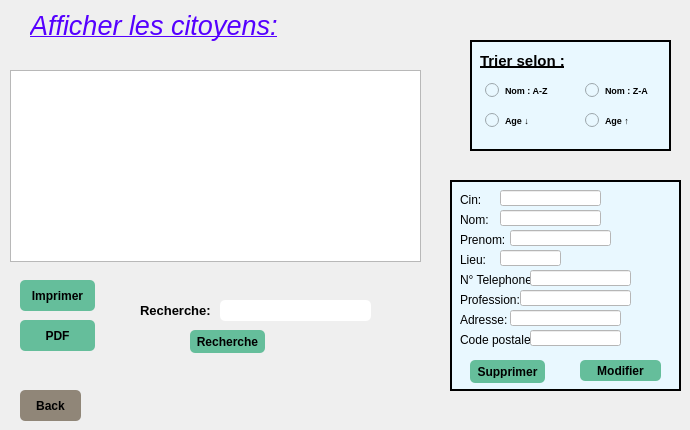
   <widget class="QWidget" name="page_3">
    <widget class="QLabel" name="label_22">
     <property name="geometry">
      <rect>
       <x>30</x>
       <y>10</y>
       <width>281</width>
       <height>31</height>
      </rect>
     </property>
     <property name="text">
      <string>&lt;html&gt;&lt;head/&gt;&lt;body&gt;&lt;p&gt;&lt;span style=&quot; font-size:20pt; font-style:italic; text-decoration: underline; color:#5500ff;&quot;&gt;Afficher les citoyens:&lt;/span&gt;&lt;/p&gt;&lt;/body&gt;&lt;/html&gt;</string>
     </property>
    </widget>
    <widget class="QTableView" name="tab_citoyent">
     <property name="geometry">
      <rect>
       <x>10</x>
       <y>70</y>
       <width>411</width>
       <height>192</height>
      </rect>
     </property>
     <property name="palette">
      <palette>
       <active/>
       <inactive/>
       <disabled/>
      </palette>
     </property>
     <property name="styleSheet">
      <string notr="true">QScrollBar:vertical {
color:0094ff;
                 background: #0094ff;
                }
                QScrollBar:horizontal {
color:0094ff;
                 background: #0094ff;
                }

QTableView  
{  
color:0094ff;
  qproperty-currentItemBackground: #00aa7f;  
}</string>
     </property>
    </widget>
    <widget class="QPushButton" name="pushButton_21">
     <property name="geometry">
      <rect>
       <x>20</x>
       <y>390</y>
       <width>61</width>
       <height>31</height>
      </rect>
     </property>
     <property name="styleSheet">
      <string notr="true">QPushButton {
padding: 5px;
border-radius: 5px;
background-color:rgb(144, 134, 120);
font-weight: bold;
}
QPushButton:hover
{
color :white;
}</string>
     </property>
     <property name="text">
      <string>Back</string>
     </property>
    </widget>
    <widget class="QPushButton" name="pushButton_22">
     <property name="geometry">
      <rect>
       <x>190</x>
       <y>330</y>
       <width>75</width>
       <height>23</height>
      </rect>
     </property>
     <property name="styleSheet">
      <string notr="true">QPushButton {
padding: 5px;
border-radius: 5px;
background-color:rgb(101, 190, 155);
font-weight: bold;
}
QPushButton:hover
{
color :white;
}</string>
     </property>
     <property name="text">
      <string>Recherche</string>
     </property>
    </widget>
    <widget class="QLineEdit" name="cx_nomf_6">
     <property name="geometry">
      <rect>
       <x>220</x>
       <y>300</y>
       <width>151</width>
       <height>21</height>
      </rect>
     </property>
     <property name="styleSheet">
      <string notr="true">
padding: 5px;
border-radius: 5px;

font-weight: bold;</string>
     </property>
     <property name="clearButtonEnabled">
      <bool>true</bool>
     </property>
    </widget>
    <widget class="QLabel" name="label_25">
     <property name="geometry">
      <rect>
       <x>140</x>
       <y>300</y>
       <width>81</width>
       <height>20</height>
      </rect>
     </property>
     <property name="font">
      <font>
       <pointsize>10</pointsize>
       <weight>75</weight>
       <italic>false</italic>
       <bold>true</bold>
      </font>
     </property>
     <property name="text">
      <string>Recherche: </string>
     </property>
    </widget>
    <widget class="QPushButton" name="pushButton_23">
     <property name="geometry">
      <rect>
       <x>20</x>
       <y>280</y>
       <width>75</width>
       <height>31</height>
      </rect>
     </property>
     <property name="styleSheet">
      <string notr="true">QPushButton {
padding: 5px;
border-radius: 5px;
background-color:rgb(101, 190, 155);
font-weight: bold;
}
QPushButton:hover
{
color :white;
}</string>
     </property>
     <property name="text">
      <string>Imprimer</string>
     </property>
    </widget>
    <widget class="QPushButton" name="pushButton_24">
     <property name="geometry">
      <rect>
       <x>20</x>
       <y>320</y>
       <width>75</width>
       <height>31</height>
      </rect>
     </property>
     <property name="styleSheet">
      <string notr="true">QPushButton {
padding: 5px;
border-radius: 5px;
background-color:rgb(101, 190, 155);
font-weight: bold;
}
QPushButton:hover
{
color :white;
}</string>
     </property>
     <property name="text">
      <string>PDF</string>
     </property>
    </widget>
    <widget class="QFrame" name="frame">
     <property name="geometry">
      <rect>
       <x>450</x>
       <y>180</y>
       <width>231</width>
       <height>211</height>
      </rect>
     </property>
     <property name="styleSheet">
      <string notr="true">background-color:rgb(233,248,255);</string>
     </property>
     <property name="frameShape">
      <enum>QFrame::Box</enum>
     </property>
     <property name="frameShadow">
      <enum>QFrame::Plain</enum>
     </property>
     <property name="lineWidth">
      <number>2</number>
     </property>
     <property name="midLineWidth">
      <number>0</number>
     </property>
     <widget class="QLabel" name="label_51">
      <property name="geometry">
       <rect>
        <x>10</x>
        <y>10</y>
        <width>31</width>
        <height>20</height>
       </rect>
      </property>
      <property name="styleSheet">
       <string notr="true">;</string>
      </property>
      <property name="text">
       <string>Cin:</string>
      </property>
     </widget>
     <widget class="QLabel" name="label_52">
      <property name="geometry">
       <rect>
        <x>10</x>
        <y>30</y>
        <width>31</width>
        <height>20</height>
       </rect>
      </property>
      <property name="styleSheet">
       <string notr="true"/>
      </property>
      <property name="text">
       <string>Nom:</string>
      </property>
     </widget>
     <widget class="QLabel" name="label_53">
      <property name="geometry">
       <rect>
        <x>10</x>
        <y>50</y>
        <width>51</width>
        <height>20</height>
       </rect>
      </property>
      <property name="styleSheet">
       <string notr="true"/>
      </property>
      <property name="text">
       <string>Prenom:</string>
      </property>
     </widget>
     <widget class="QLineEdit" name="lineEdit_ref_2">
      <property name="geometry">
       <rect>
        <x>50</x>
        <y>10</y>
        <width>101</width>
        <height>16</height>
       </rect>
      </property>
      <property name="styleSheet">
       <string notr="true">background-color: rgb(255, 255, 255);
font: 10pt &quot;MS Shell Dlg 2&quot;;
color: rgb(0, 0, 0);
text-decoration:none;</string>
      </property>
      <property name="clearButtonEnabled">
       <bool>true</bool>
      </property>
     </widget>
     <widget class="QLineEdit" name="lineEdit_nb_2">
      <property name="geometry">
       <rect>
        <x>60</x>
        <y>50</y>
        <width>101</width>
        <height>16</height>
       </rect>
      </property>
      <property name="styleSheet">
       <string notr="true">background-color: rgb(255, 255, 255);
font: 10pt &quot;MS Shell Dlg 2&quot;;
color: rgb(0, 0, 0);text-decoration:none;</string>
      </property>
      <property name="clearButtonEnabled">
       <bool>true</bool>
      </property>
     </widget>
     <widget class="QPushButton" name="pushButton_chercherP_2">
      <property name="geometry">
       <rect>
        <x>130</x>
        <y>180</y>
        <width>81</width>
        <height>21</height>
       </rect>
      </property>
      <property name="styleSheet">
       <string notr="true">QPushButton {
padding: 5px;
border-radius: 5px;
background-color:rgb(101, 190, 155);
font-weight: bold;
}
QPushButton:hover
{
color :white;
}</string>
      </property>
      <property name="text">
       <string>Modifier</string>
      </property>
     </widget>
     <widget class="QLineEdit" name="lineEdit_nomP_2">
      <property name="geometry">
       <rect>
        <x>50</x>
        <y>30</y>
        <width>101</width>
        <height>16</height>
       </rect>
      </property>
      <property name="styleSheet">
       <string notr="true">background-color: rgb(255, 255, 255);</string>
      </property>
      <property name="clearButtonEnabled">
       <bool>true</bool>
      </property>
     </widget>
     <widget class="QLabel" name="label_54">
      <property name="geometry">
       <rect>
        <x>10</x>
        <y>70</y>
        <width>31</width>
        <height>20</height>
       </rect>
      </property>
      <property name="styleSheet">
       <string notr="true"/>
      </property>
      <property name="text">
       <string>Lieu:</string>
      </property>
     </widget>
     <widget class="QLabel" name="label_55">
      <property name="geometry">
       <rect>
        <x>10</x>
        <y>90</y>
        <width>71</width>
        <height>20</height>
       </rect>
      </property>
      <property name="styleSheet">
       <string notr="true"/>
      </property>
      <property name="text">
       <string>N° Telephone:</string>
      </property>
     </widget>
     <widget class="QLabel" name="label_56">
      <property name="geometry">
       <rect>
        <x>10</x>
        <y>110</y>
        <width>61</width>
        <height>20</height>
       </rect>
      </property>
      <property name="styleSheet">
       <string notr="true"/>
      </property>
      <property name="text">
       <string>Profession:</string>
      </property>
     </widget>
     <widget class="QLabel" name="label_57">
      <property name="geometry">
       <rect>
        <x>10</x>
        <y>130</y>
        <width>51</width>
        <height>20</height>
       </rect>
      </property>
      <property name="styleSheet">
       <string notr="true"/>
      </property>
      <property name="text">
       <string>Adresse:</string>
      </property>
     </widget>
     <widget class="QLabel" name="label_58">
      <property name="geometry">
       <rect>
        <x>10</x>
        <y>150</y>
        <width>71</width>
        <height>20</height>
       </rect>
      </property>
      <property name="styleSheet">
       <string notr="true"/>
      </property>
      <property name="text">
       <string>Code postale:</string>
      </property>
     </widget>
     <widget class="QLineEdit" name="lineEdit_nb_3">
      <property name="geometry">
       <rect>
        <x>50</x>
        <y>70</y>
        <width>61</width>
        <height>16</height>
       </rect>
      </property>
      <property name="styleSheet">
       <string notr="true">background-color: rgb(255, 255, 255);
font: 10pt &quot;MS Shell Dlg 2&quot;;
color: rgb(0, 0, 0);text-decoration:none;</string>
      </property>
      <property name="clearButtonEnabled">
       <bool>true</bool>
      </property>
     </widget>
     <widget class="QLineEdit" name="lineEdit_nb_4">
      <property name="geometry">
       <rect>
        <x>80</x>
        <y>90</y>
        <width>101</width>
        <height>16</height>
       </rect>
      </property>
      <property name="styleSheet">
       <string notr="true">background-color: rgb(255, 255, 255);
font: 10pt &quot;MS Shell Dlg 2&quot;;
color: rgb(0, 0, 0);text-decoration:none;</string>
      </property>
      <property name="clearButtonEnabled">
       <bool>true</bool>
      </property>
     </widget>
     <widget class="QLineEdit" name="lineEdit_nb_5">
      <property name="geometry">
       <rect>
        <x>70</x>
        <y>110</y>
        <width>111</width>
        <height>16</height>
       </rect>
      </property>
      <property name="styleSheet">
       <string notr="true">background-color: rgb(255, 255, 255);
font: 10pt &quot;MS Shell Dlg 2&quot;;
color: rgb(0, 0, 0);text-decoration:none;</string>
      </property>
      <property name="clearButtonEnabled">
       <bool>true</bool>
      </property>
     </widget>
     <widget class="QLineEdit" name="lineEdit_nb_6">
      <property name="geometry">
       <rect>
        <x>60</x>
        <y>130</y>
        <width>111</width>
        <height>16</height>
       </rect>
      </property>
      <property name="styleSheet">
       <string notr="true">background-color: rgb(255, 255, 255);
font: 10pt &quot;MS Shell Dlg 2&quot;;
color: rgb(0, 0, 0);text-decoration:none;</string>
      </property>
      <property name="clearButtonEnabled">
       <bool>true</bool>
      </property>
     </widget>
     <widget class="QLineEdit" name="lineEdit_nb_7">
      <property name="geometry">
       <rect>
        <x>80</x>
        <y>150</y>
        <width>91</width>
        <height>16</height>
       </rect>
      </property>
      <property name="styleSheet">
       <string notr="true">background-color: rgb(255, 255, 255);
font: 10pt &quot;MS Shell Dlg 2&quot;;
color: rgb(0, 0, 0);text-decoration:none;</string>
      </property>
      <property name="clearButtonEnabled">
       <bool>true</bool>
      </property>
     </widget>
     <widget class="QPushButton" name="pushButton_40">
      <property name="geometry">
       <rect>
        <x>20</x>
        <y>180</y>
        <width>75</width>
        <height>23</height>
       </rect>
      </property>
      <property name="styleSheet">
       <string notr="true">QPushButton {
padding: 5px;
border-radius: 5px;
background-color:rgb(101, 190, 155);
font-weight: bold;
}
QPushButton:hover
{
color :white;
}</string>
      </property>
      <property name="text">
       <string>Supprimer</string>
      </property>
     </widget>
    </widget>
    <widget class="QFrame" name="frame_2">
     <property name="geometry">
      <rect>
       <x>470</x>
       <y>40</y>
       <width>201</width>
       <height>111</height>
      </rect>
     </property>
     <property name="styleSheet">
      <string notr="true">background-color:rgb(233,248,255);</string>
     </property>
     <property name="frameShape">
      <enum>QFrame::Box</enum>
     </property>
     <property name="frameShadow">
      <enum>QFrame::Plain</enum>
     </property>
     <property name="lineWidth">
      <number>2</number>
     </property>
     <property name="midLineWidth">
      <number>0</number>
     </property>
     <widget class="QRadioButton" name="radioButton_6">
      <property name="geometry">
       <rect>
        <x>10</x>
        <y>70</y>
        <width>81</width>
        <height>21</height>
       </rect>
      </property>
      <property name="font">
       <font>
        <pointsize>7</pointsize>
        <weight>75</weight>
        <bold>true</bold>
       </font>
      </property>
      <property name="styleSheet">
       <string notr="true">
padding: 5px;
border-radius: 5px;

font-weight: bold;</string>
      </property>
      <property name="text">
       <string>Age ↓</string>
      </property>
     </widget>
     <widget class="QRadioButton" name="radioButton_3">
      <property name="geometry">
       <rect>
        <x>10</x>
        <y>40</y>
        <width>81</width>
        <height>21</height>
       </rect>
      </property>
      <property name="font">
       <font>
        <pointsize>7</pointsize>
        <weight>75</weight>
        <bold>true</bold>
       </font>
      </property>
      <property name="styleSheet">
       <string notr="true">
padding: 5px;
border-radius: 5px;

font-weight: bold;</string>
      </property>
      <property name="text">
       <string>Nom : A-Z</string>
      </property>
     </widget>
     <widget class="QRadioButton" name="radioButton_5">
      <property name="geometry">
       <rect>
        <x>110</x>
        <y>70</y>
        <width>71</width>
        <height>21</height>
       </rect>
      </property>
      <property name="font">
       <font>
        <pointsize>7</pointsize>
        <weight>75</weight>
        <bold>true</bold>
       </font>
      </property>
      <property name="styleSheet">
       <string notr="true">
padding: 5px;
border-radius: 5px;

font-weight: bold;</string>
      </property>
      <property name="text">
       <string>Age ↑</string>
      </property>
     </widget>
     <widget class="QRadioButton" name="radioButton_4">
      <property name="geometry">
       <rect>
        <x>110</x>
        <y>40</y>
        <width>81</width>
        <height>21</height>
       </rect>
      </property>
      <property name="font">
       <font>
        <pointsize>7</pointsize>
        <weight>75</weight>
        <bold>true</bold>
       </font>
      </property>
      <property name="styleSheet">
       <string notr="true">
padding: 5px;
border-radius: 5px;

font-weight: bold;</string>
      </property>
      <property name="text">
       <string>Nom : Z-A</string>
      </property>
     </widget>
     <widget class="QLabel" name="label_23">
      <property name="geometry">
       <rect>
        <x>10</x>
        <y>10</y>
        <width>101</width>
        <height>21</height>
       </rect>
      </property>
      <property name="font">
       <font>
        <pointsize>11</pointsize>
        <weight>75</weight>
        <bold>true</bold>
        <underline>true</underline>
       </font>
      </property>
      <property name="text">
       <string>Trier selon :</string>
      </property>
     </widget>
    </widget>
   </widget>
